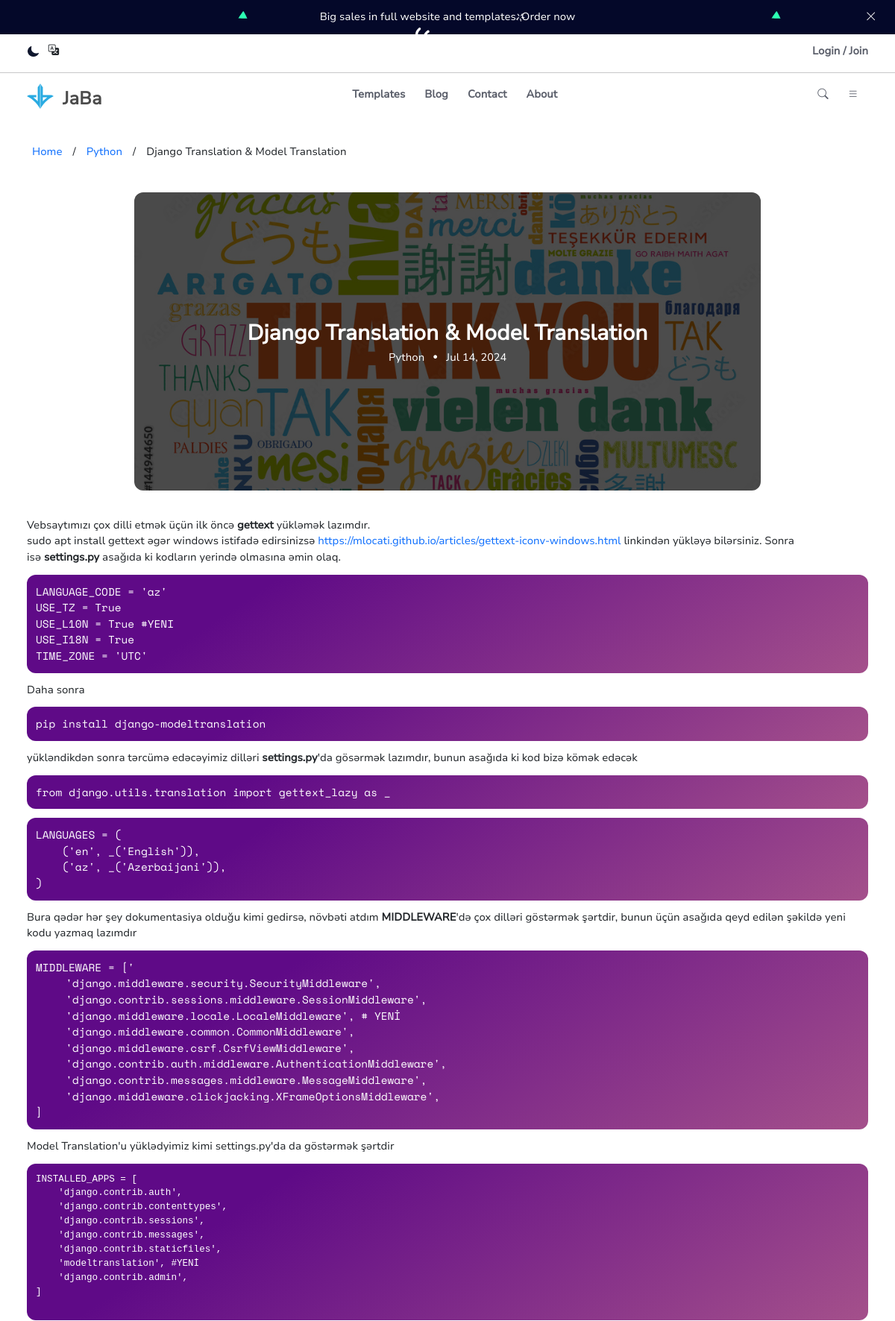
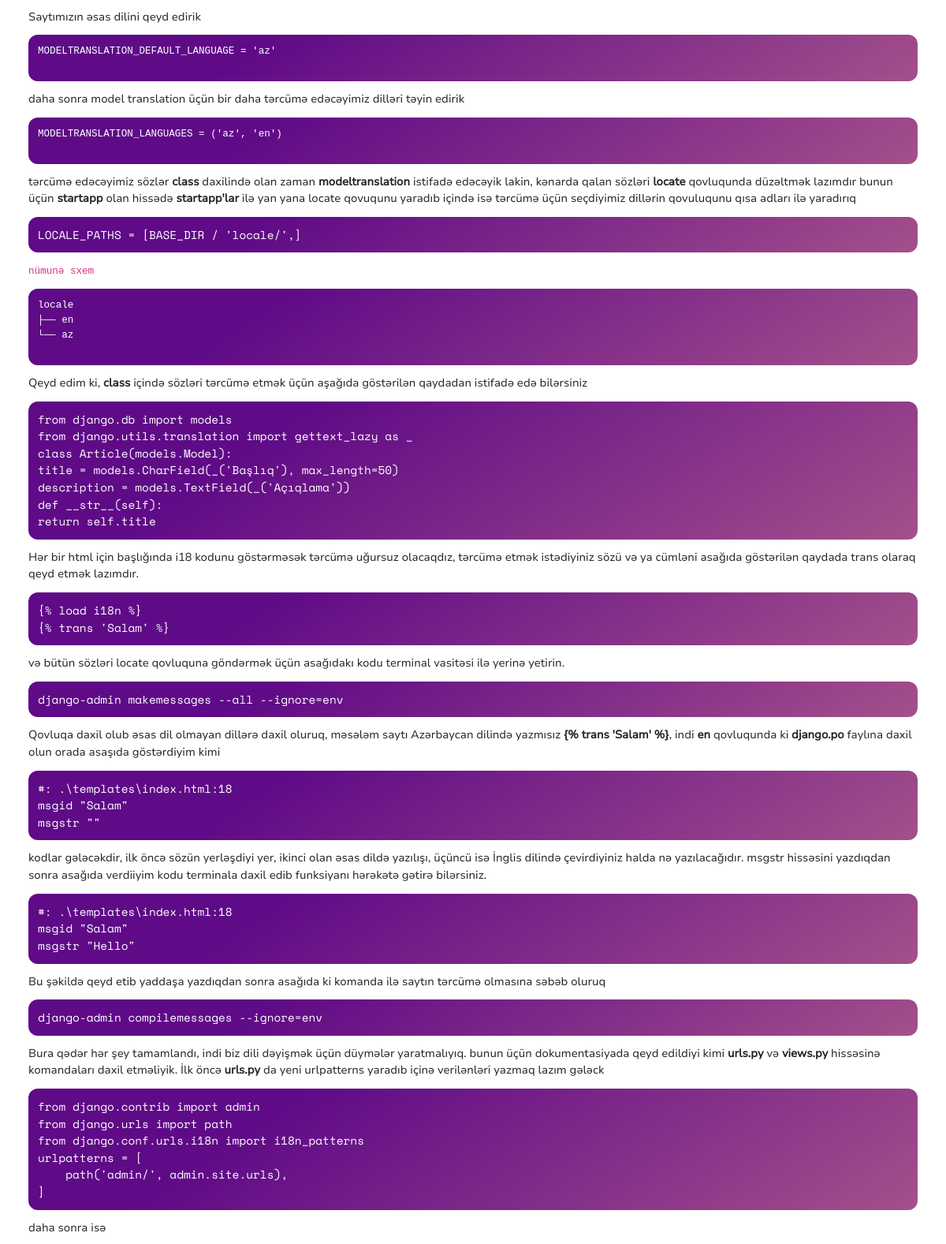
Page /article/5 (upper part) on the committed database (2 pictures, top to bottom).
### articles/models.py (models this page shows, shortened)
class Articles (models.Model):
    name=models.CharField('Title', max_length=200,unique=True)
    category=models.ForeignKey(to=Categories,on_delete=models.CASCADE,verbose_name='Category')
    img=models.ImageField('Image',upload_to='archive')
    date=models.DateTimeField('Date',default=timezone.now)
    txt=RichTextField('Text',default='')
    class Meta:
        verbose_name = 'Article'
        verbose_name_plural = 'Articles'

class Categories(models.Model):
    name=models.CharField('Title',max_length=200,unique=True)
    def __str__(self):
        return self.name
    class Meta:
        verbose_name = 'Category'
        verbose_name_plural = 'Categories'

### articles/views.py (the view)
# urls.py: path('article/<int:pk>',articlesViews.ArticleDetail.as_view(),name='articlepage'),
class ArticleDetail(DetailView):
    model = Articles
    template_name = 'post.html'
    context_object_name = 'articles'
    def get_context_data(self, **kwargs):
        data=super(ArticleDetail,self).get_context_data()
        data['title']='Title'
        return data

### templates/post.html
{% extends 'base.html' %}
{% block main %}
    <main>
        <div class="mainClass">
            <div class="breadcrumbclass">
                <li class="btn"><a href="{% url 'homepage' %}">Home</a></li>
                <p class="btn">/</p>
                <li class="btn"><a href="{% url 'homepage' %}">{{object.category}}</a></li>
                <p class="btn">/</p>
                <li class="btn" aria-current="page">{{object.name}}</li>
            </div>
            <div class="detailClass">
                <div class="postHeader">
                    <div class="img">
                        <img src="{{object.img.url}}">
                        <div class="text">
                            <p class="titleid">{{object.name}}</p>
                            <span>
                                <a href="#">{{object.category}}</a>
                                <p><i class="bi bi-circle-fill"></i></p>
                                <p>{{object.date|date:"M d, Y"}}</p>
                            </span>
                        </div>
                    </div>
                </div>
                <div class="postBody">
                    {{object.txt|safe}}
                </div>
            </div>
        </div>
    </main>
{% endblock %}

### static/css/style.css (style rules this page uses)
* { margin: 0; padding: 0; }
html { width: 100%; max-width: 1920px; margin: auto; height: 100%; }
body { font-family: nunitosans; font-size: 1.2vw; }
body a { text-decoration: none; font-size: 1.2vw; }
body .btn { font-size: 1.2vw; }
body i { font-size: 1.2vw; }
body p { margin: 0; }
body main .mainClass .breadcrumbclass { margin: 3vw; display: flex; }
body main .mainClass .breadcrumbclass .btn { padding: 0.5vw; }
body main .mainClass .detailClass .postHeader { display: flex; justify-content: center; width: 100%; margin-bottom: 2vw; }
body main .mainClass .detailClass .postHeader .img { position: relative; display: flex; flex-direction: column; align-items: center; justify-content: center; overflow: hidden; width: 70vw; height: 50vh; border-radius: 12px; }
body main .mainClass .detailClass .postHeader .img img { width: 70vw; height: 50vh; -o-object-fit: cover; object-fit: cover; filter: brightness(30%); transition: transform 1s; }
body main .mainClass .detailClass .postHeader .img .text { width: 100%; position: absolute; display: flex; flex-direction: column; justify-content: center; align-items: center; color: white; }
body main .mainClass .detailClass .postHeader .img .text .titleid { font-size: 2.4vw; font-weight: bold; text-align: center; }
body main .mainClass .detailClass .postHeader .img .text a { color: white; }
body main .mainClass .detailClass .postHeader .img .text span { display: flex; flex-direction: row; align-items: center; }
body main .mainClass .detailClass .postHeader .img .text span p { display: flex; align-items: center; }
body main .mainClass .detailClass .postHeader .img .text span p .bi { font-size: 0.4vw; margin: 0 1vw; }
body main .mainClass .detailClass .postBody { margin: 3vw; }
body main .mainClass .detailClass .postBody blockquote { background-color: #a4508b; background-image: linear-gradient(326deg, #a4508b 0%, #5f0a87 74%); color: white; padding: 1vw; border-radius: 12px; font-family: spacemono; margin: 1vw 0; }

### rows in the picture
Articles: category "Python", name "Django Translation & Model Translation", img (picture), date "Jul 14, 2024", txt "Vebsaytımızı çox dilli etmək üçün ilk öncə gettext yükləmək lazımdır. sudo apt install gettext əgər windows istifadə edirsinizsə https://mlocati.github.io/articles/gettext-iconv-windows.html linkindən yükləyə bilərsiniz. Sonra isə settings.py asağıda ki kodların yerində olmasına əmin olaq. LANGUAGE_CODE = 'az' USE_TZ = True USE_L10N = True #YENI USE_I18N = True TIME_ZONE = 'UTC' Daha sonra pip install django-modeltranslation yükləndikdən sonra tərcümə edəcəyimiz dilləri settings.py 'da gösərmək lazımdır, bunun asağıda ki kod bizə kömək edəcək from django.utils.translation import gettext_lazy as _ LANGUAGES = ( ('en', _('English')), ('az', _('Azerbaijani')), ) Bura qədər hər şey…"
